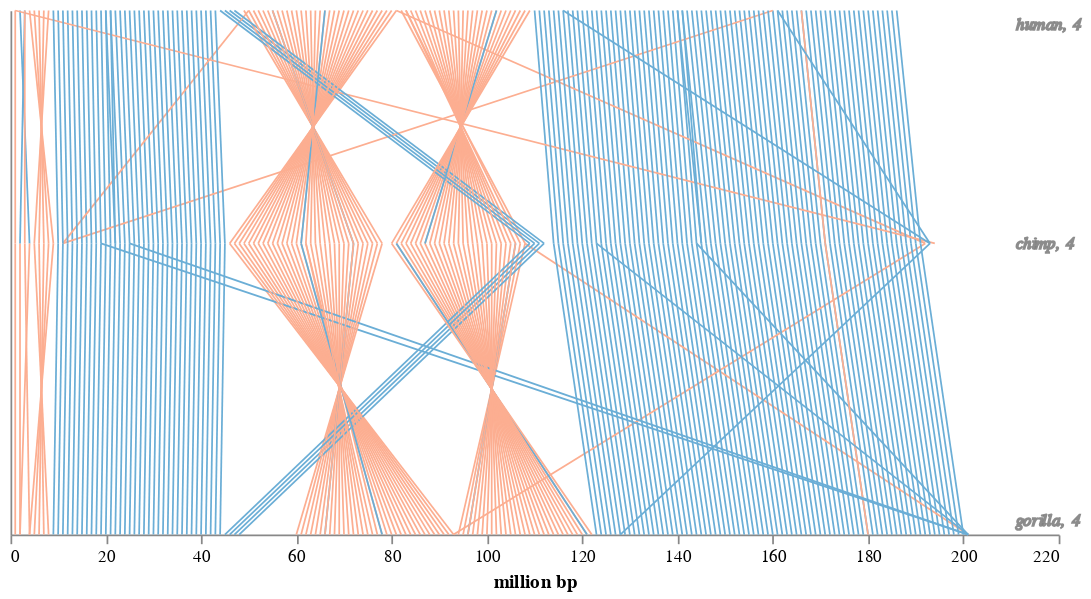

Notebook source saved alongside this figure:
### Code cell
chromosome_graph('chimp4_x2.csv', 'human', '4', 'chimp', '4', 'gorilla', '4')

### Figure 1 — Vega-Lite specification as saved in the notebook (floating-point values rounded to 4 significant figures; data arrays with more than 128 entries replaced by an {"elided": "..."} marker saying what was removed)
{"config": {"view": {"continuousWidth": 400, "continuousHeight": 300, "stroke": "transparent", "width": 600}, "axis": {"grid": false}}, "layer": [{"data": {"name": "data-73443425b7c184d78f9724ab09b14602"}, "mark": "line", "encoding": {"color": {"type": "nominal", "field": "color", "scale": {"domain": ["same orientation", "inversed"], "range": ["#6baed6", "#fcae91"]}, "title": ""}, "x": {"type": "quantitative", "axis": {"grid": false}, "field": "x"}, "x2": {"field": "x2"}, "y": {"type": "quantitative", "axis": {"grid": false}, "field": "y"}, "y2": {"field": "y2"}}}, {"data": {"name": "data-cf2763feb8599b038e9191d4f64b9b34"}, "mark": {"type": "text", "align": "left", "fontSize": 10, "fontStyle": "italic", "opacity": 0.9, "stroke": "grey"}, "encoding": {"color": {"type": "nominal", "field": "color", "legend": null, "scale": {"domain": ["same orientation", "inversed"], "range": ["#6baed6", "#fcae91"]}}, "text": {"type": "nominal", "field": "text"}, "x": {"type": "quantitative", "field": "x"}, "y": {"type": "quantitative", "field": "y"}}}, {"mark": "text", "encoding": {"color": {"type": "nominal", "field": "color", "legend": {"orient": "left", "symbolType": "stroke", "title": ""}, "scale": {"domain": ["same orientation", "inversed"], "range": ["#6baed6", "#fcae91"]}}, "x": {"type": "quantitative", "axis": {"grid": false, "ticks": true, "title": "million bp"}, "field": "x"}, "y": {"type": "quantitative", "axis": {"grid": false, "labels": false, "ticks": false, "title": ""}, "field": "y"}}}], "$schema": "https://vega.github.io/schema/vega-lite/v4.0.0.json", "datasets": {"data-73443425b7c184d78f9724ab09b14602": {"elided": "403 records"}, "data-cf2763feb8599b038e9191d4f64b9b34": [{"x": 211, "y": 438, "text": "human, 4"}, {"x": 211, "y": 250, "text": "chimp, 4"}, {"x": 211, "y": 12, "text": "gorilla, 4"}]}}
